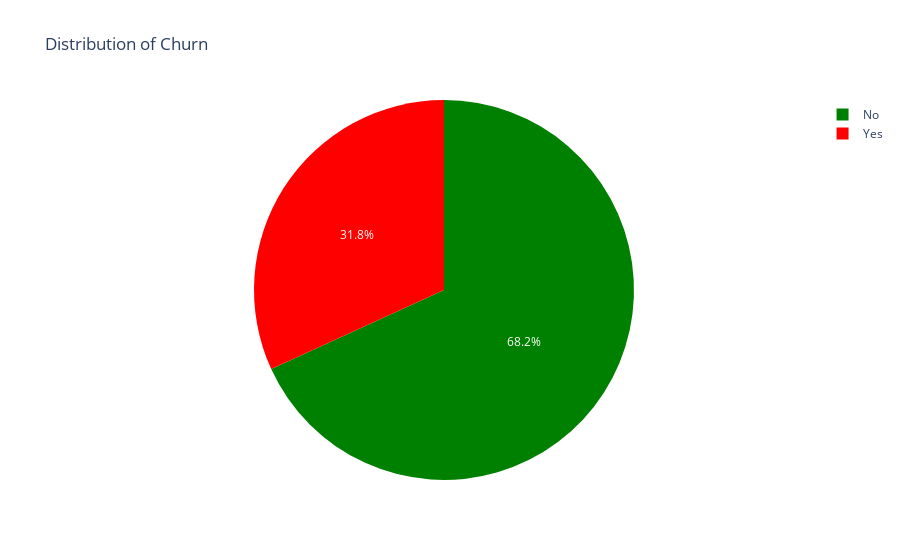

Source (notebook cell):
### Markdown cell above
<h3>Demographic Visualization</h3>

### Code cell
target_instance = data_df["Churn"].value_counts().to_frame().reset_index()
print(target_instance)
fig = px.pie(target_instance, values='count', names='Churn', color_discrete_sequence=["green", "red"],
             title='Distribution of Churn')
fig.show()

### Figure 1 — Plotly figure (JSON) as saved in the notebook; plotly's stock layout.template omitted (floating-point values rounded to 4 significant figures)
{"data": [{"domain": {"x": [0, 1], "y": [0, 1]}, "hovertemplate": "Churn=%{label}<br>count=%{value}<extra></extra>", "labels": ["No", "Yes"], "legendgroup": "", "name": "", "showlegend": true, "type": "pie", "values": [3761, 1756]}], "layout": {"legend": {"tracegroupgap": 0}, "piecolorway": ["green", "red"], "title": {"text": "Distribution of Churn"}}}
